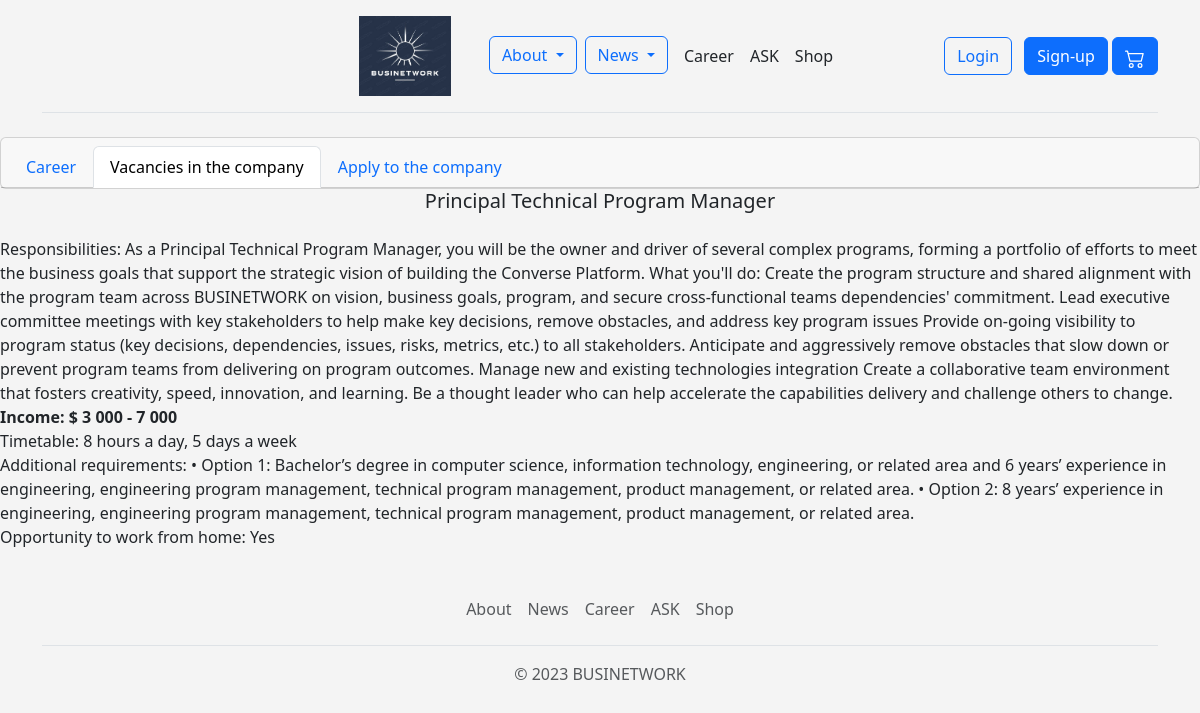
/career/vacancies/1, run on the app's committed database.
### career/models.py (models this page shows, shortened)
class Vacancies(models.Model):
    name = models.CharField(max_length=100)
    responsibilities = models.TextField()
    income = models.CharField(max_length=100)
    opportunity_to_work_from_home = models.CharField(max_length=50)
    timetable = models.CharField(max_length=100)
    additional_requirements = models.TextField()

### career/views.py (the view)
# urls.py: path('vacancies/<int:pk>', views.vacancy_more, name='vacancy_more')
def vacancy_more(request, pk):
    vacancy = models.Vacancies.objects.get(pk=pk)
    context = {
        'vacancy': vacancy
    }
    return render(request, 'career/vacancy_more.html', context)

### templates/career/vacancy_more.html (shortened to what this page needs)
{% extends "base.html" %}
{% block page_content %}
<div class="card text-center">
    <div class="card-header">
        <ul class="nav nav-tabs card-header-tabs">
            <li class="nav-item">
                <a class="nav-link" href="{% url 'career' %}">Career</a>
            </li>
            <li class="nav-item">
                <a class="nav-link active" aria-current="true" href="{% url 'vacancies' %}">Vacancies in the company</a>
            </li>
            <li class="nav-item">
                <a class="nav-link" href="{% url 'apply' %}">Apply to the company</a>
            </li>
        </ul>
    </div>
</div>
<div class="card-body">
    <h5 class="card-title" align="center">{{ vacancy.name }}</h5>
    <br>
    <p class="card-text">
        Responsibilities: {{ vacancy.responsibilities }}
        <br>
        <strong>Income: $ {{ vacancy.income }}</strong>
        <br>
        Timetable: {{ vacancy.timetable }}
        <br>
        Additional requirements: {{ vacancy.additional_requirements }}
        <br>
        Opportunity to work from home: {{ vacancy.opportunity_to_work_from_home }}
    </p>
</div>
{% endblock %}

### data on the page
Vacancies: name "Principal Technical Program Manager", responsibilities "As a Principal Technical Program Manager, you will be the owner and driver of several complex programs, forming a portfolio of efforts to meet the business goals that support the strategic vision of building the Converse Platform. What you'll do: Create the program structure and shared alignment with the program team across BUSINETWORK on vision, business goals, program, and secure cross-functional teams dependencies' commitment. Lead executive committee meetings with key stakeholders to help make key decisions, remove obstacles, and address key program issues Provide on-going visibility to program status (key decisions, dependencies, issues, risks, metrics, etc.) to all stakeholders.…", income "3 000 - 7 000", timetable "8 hours a day, 5 days a week", additional_requirements "• Option 1: Bachelor’s degree in computer science, information technology, engineering, or related area and 6 years’ experience in engineering, engineering program management, technical program management, product management, or related area. • Option 2: 8 years’ experience in engineering, engineering program management, technical program management, product management, or related area.", opportunity_to_work_from_home "Yes"
